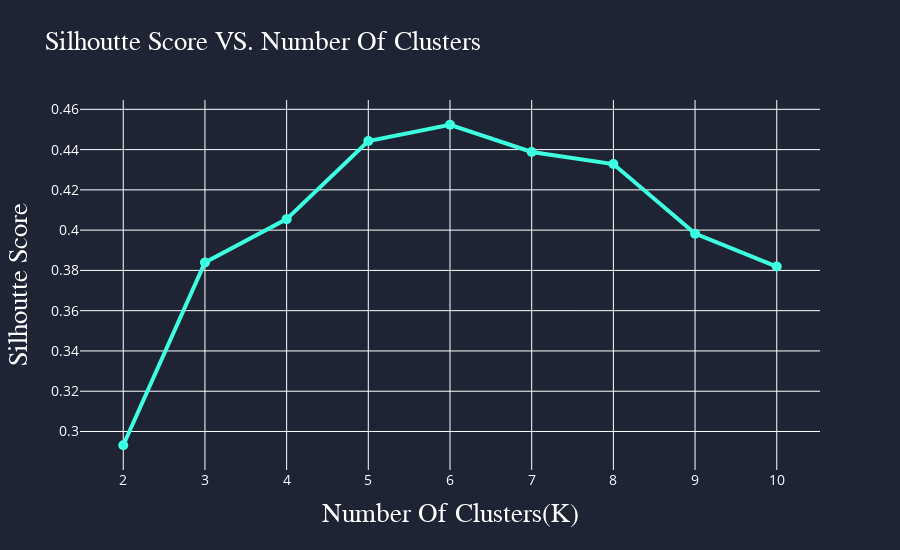

Notebook code cell kept with this figure:
### Code cell
data = [go.Scatter(x=list(kSilhoutte.keys()), 
            y=list(kSilhoutte.values()), 
            mode='markers+lines', 
            marker=dict(size=10), 
            line=dict(color="#3DFFE2", width=4))]

layout = go.Layout(title=dict(text="Silhoutte Score VS. Number Of Clusters", 
                                font=dict(color="white", 
                                            family="Times New Roman", 
                                            size=27)),
                    xaxis=dict(title=dict(text="Number Of Clusters(K)", 
                                            font=dict(color="white", 
                                            family="Times New Roman", 
                                            size=27)),
                                tickfont=dict(color="white", size=14)),
                    yaxis=dict(title=dict(text="Silhoutte Score", 
                                font=dict(color="white", 
                                            family="Times New Roman", 
                                            size=27)),
                                tickfont=dict(color="white", size=14)),
                    legend=dict(font=dict(color="white")),
                    height=550 ,
                    paper_bgcolor="#1E2434", 
                    plot_bgcolor="#1E2434")

fig = go.Figure(data, layout)

fig

### Figure 1 — Plotly figure (JSON) as saved in the notebook; plotly's stock layout.template omitted (floating-point values rounded to 4 significant figures)
{"data": [{"line": {"color": "#3DFFE2", "width": 4}, "marker": {"size": 10}, "mode": "markers+lines", "type": "scatter", "x": [2, 3, 4, 5, 6, 7, 8, 9, 10], "y": [0.2932, 0.3839, 0.4055, 0.4443, 0.4523, 0.4388, 0.4328, 0.3983, 0.3819]}], "layout": {"height": 550, "legend": {"font": {"color": "white"}}, "paper_bgcolor": "#1E2434", "plot_bgcolor": "#1E2434", "title": {"font": {"color": "white", "family": "Times New Roman", "size": 27}, "text": "Silhoutte Score VS. Number Of Clusters"}, "xaxis": {"tickfont": {"color": "white", "size": 14}, "title": {"font": {"color": "white", "family": "Times New Roman", "size": 27}, "text": "Number Of Clusters(K)"}}, "yaxis": {"tickfont": {"color": "white", "size": 14}, "title": {"font": {"color": "white", "family": "Times New Roman", "size": 27}, "text": "Silhoutte Score"}}}}
